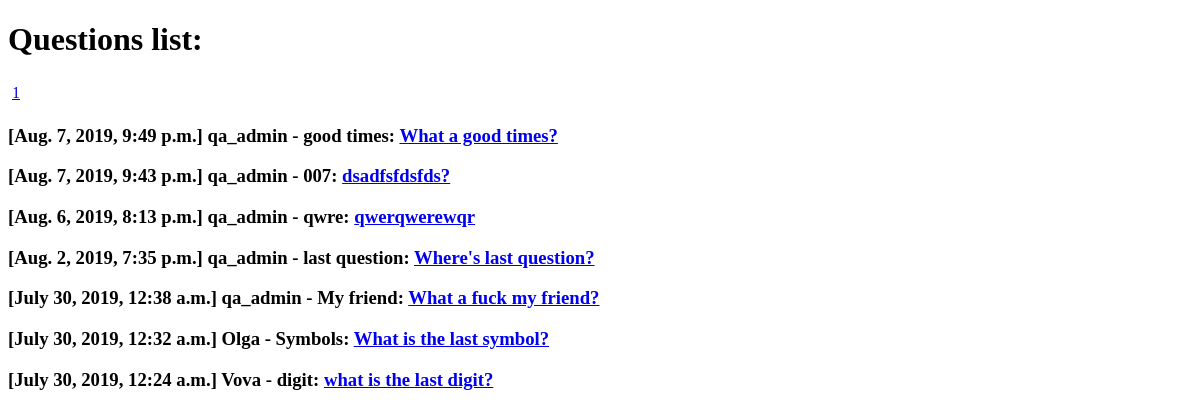
The app's page /, older data.
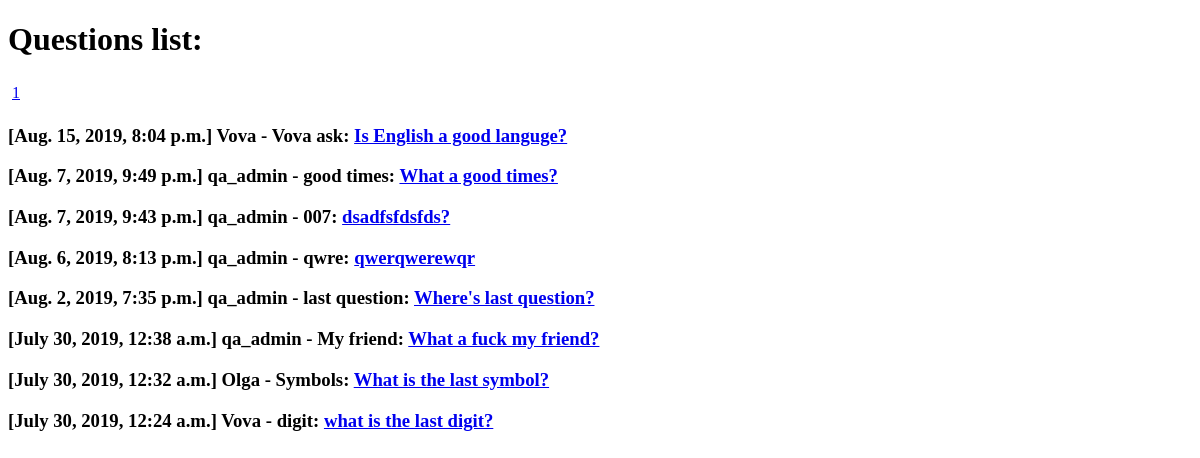
The same page, newer data.
### qa/models.py (models this page shows, shortened)
class Question(models.Model):
    objects = QuestionManager()
    title = models.CharField(max_length=255)
    text = models.TextField(default='')
    added_at = models.DateTimeField(blank=True, auto_now_add=True)
    rating = models.IntegerField(default=0)
    author = models.ForeignKey(User, on_delete=models.SET_NULL, null=True)
    likes = models.ManyToManyField(User, related_name='question_like_user', blank=True)
    def get_url(self):
        return "/question/{}/".format(self.id)

### qa/views.py (the view)
# urls.py: path('', views.question_list, name='question-list'),
@require_GET
def question_list(request):
    questions = Question.objects.new()
    paginator, page = paginate(request, questions)
    paginator.baseurl = '/?page='
    context = {
        'questions': page.object_list,
        'paginator': paginator,
        'page': page,
    }
    return  render(request, 'index.html', context)

### qa/models.py (called while the page is built)
    def new(self):
        return self.order_by('-added_at')

### qa/views.py (called while the page is built)
def paginate(request, qs):
    try:
        limit = int(request.GET.get('limit', 10))
    except ValueError:
        limit = 10
    if limit > 100:
        limit = 10
    try:
        page = int(request.GET.get('page', 1))
    except ValueError:
        raise Http404
    paginator = Paginator(qs, limit)
    try:
        page = paginator.page(page)
    except EmptyPage:
        page = paginator.page(paginator.num_pages)
    return paginator, page

### qa/templates/index.html (shortened to what this page needs)
<!DOCTYPE html>
<html lang="en">
<head>
</head>
<body>
<h1> Questions list: </h1>
<nav><ul class="pagination">
{% for p in paginator.page_range %}
  {% if p == page.number %}
  <li class="active">
  {% else %}
  <li>
  {% endif %}
    <a href="{{ paginator.baseurl }}{{ p }}">{{ p }}</a>
  </li>
{% endfor %}
</ul></nav>
{% for question in questions %}
<h3> [{{question.added_at}}] {{question.author}} - {{question.title}}: <a href="{{ question.get_url }}">{{question.text}}</a>  </h3>
{% endfor %}
</body>
</html>

Row changes from the older to the newer data that the page shows:
added Question: added_at "Aug. 15, 2019, 8:04 p.m.", author "Vova", title "Vova ask", text "Is English a good languge?"
